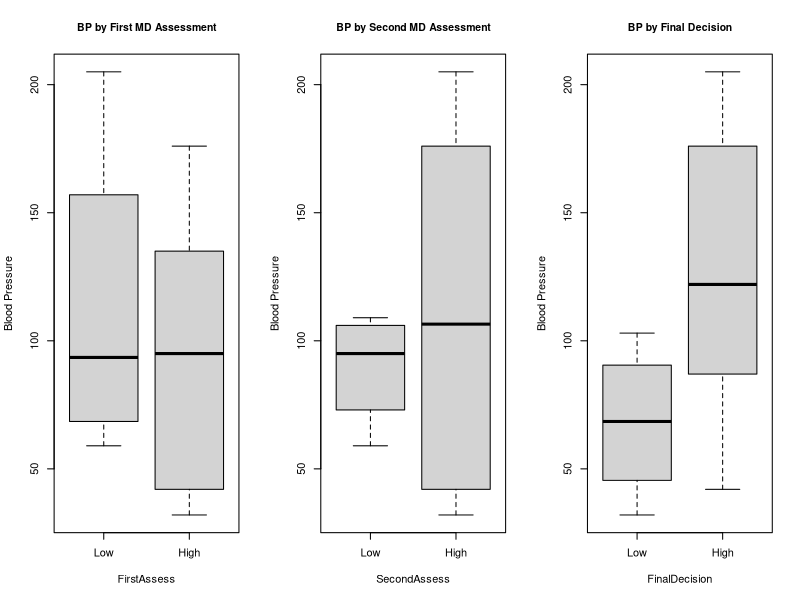
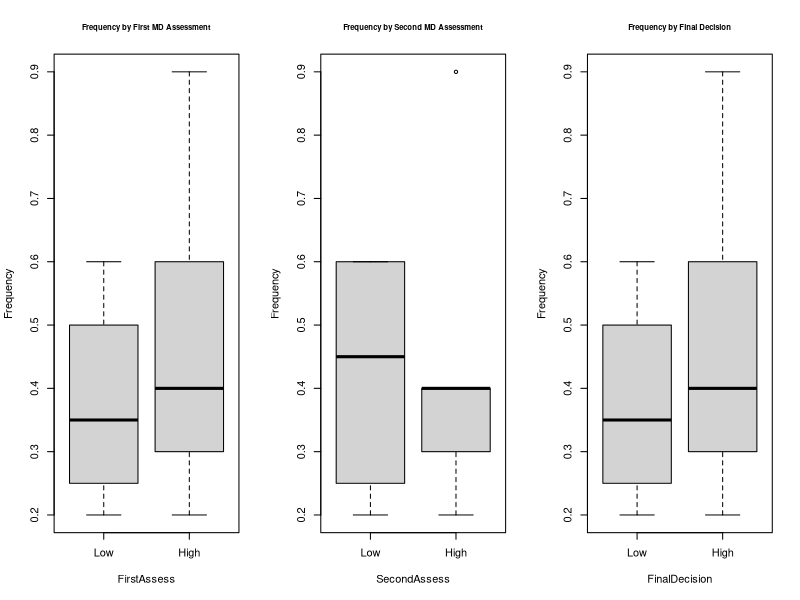
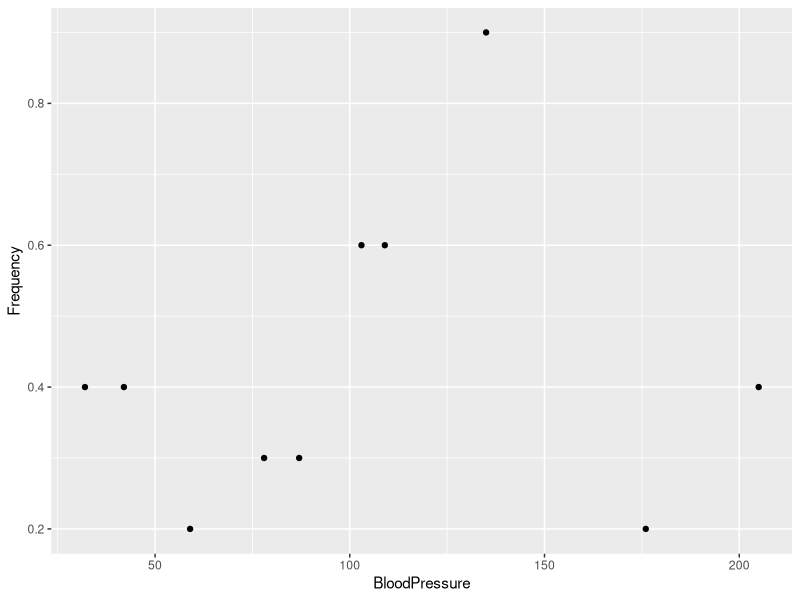
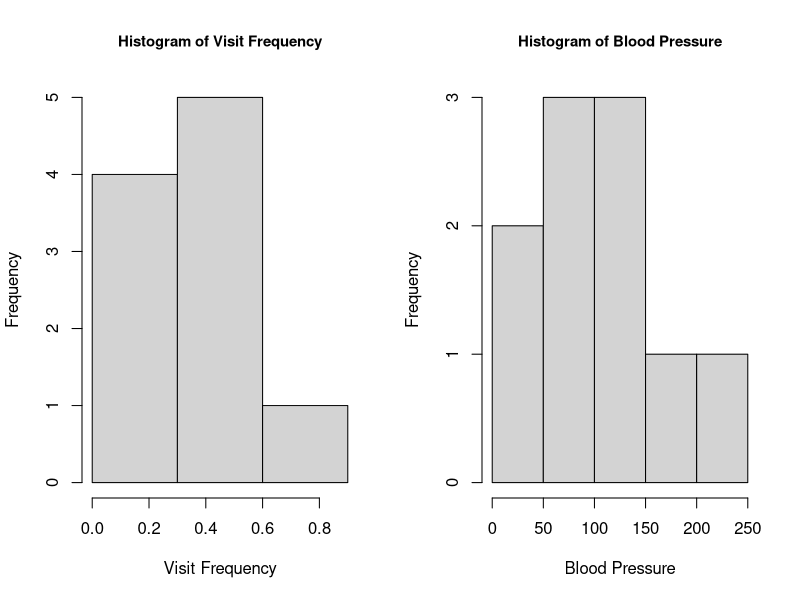
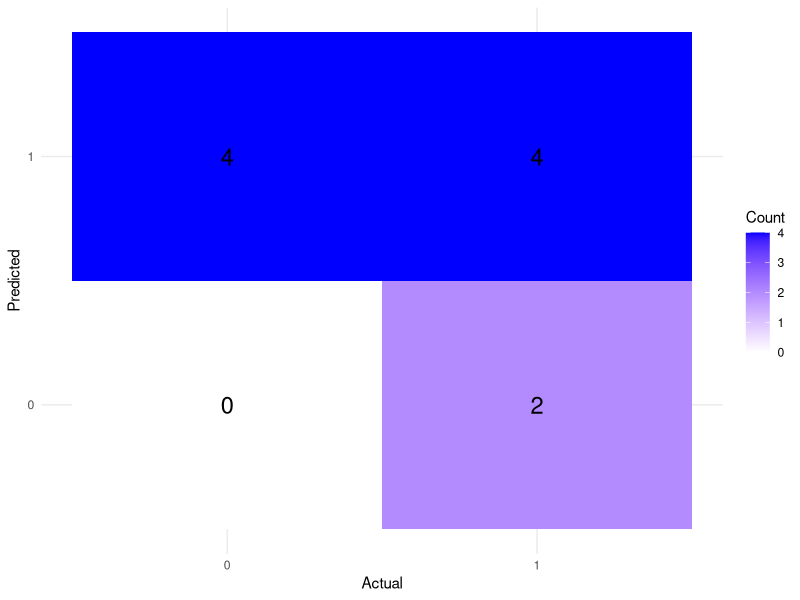
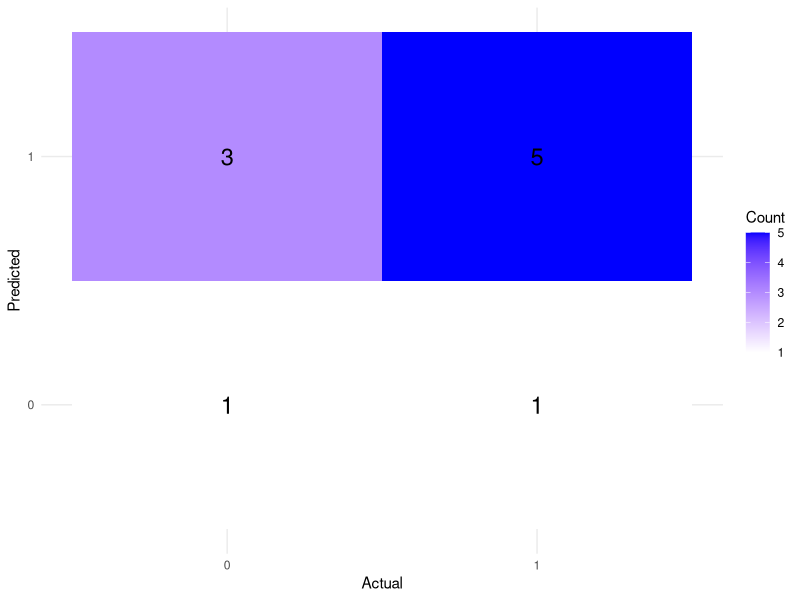

R code for these plots, in order:
## ---- chunk 1
library(ggplot2)
library(reshape2)
## ---- chunk 2
Frequency     <- c(0.6, 0.3, 0.4, 0.4, 0.2, 0.6, 0.3, 0.4, 0.9, 0.2)
BloodPressure <- c(103, 87, 32, 42, 59, 109, 78, 205, 135, 176)
FirstAssess   <- c(1, 1, 1, 1, 0, 0, 0, 0, NA, 1)    # good/low=0, bad/high=1
SecondAssess  <- c(0, 0, 1, 1, 0, 0, 1, 1, 1, 1)    # good/low=0, bad/high=1
FinalDecision <- c(0, 1, 0, 1, 0, 1, 0, 1, 1, 1)    # good/low=0, bad/high=1
## ---- chunk 3
FirstAssess[is.na(FirstAssess)] <- 1
FirstAssess
## ---- chunk 4
df_hosp <- data.frame(
  Frequency, BloodPressure, FirstAssess,
  SecondAssess, FinalDecision, stringsAsFactors = FALSE
)

## ---- chunk 5
summary(df_hosp)
## ---- chunk 6
par(mfrow = c(1,3))
boxplot(BloodPressure ~ FirstAssess,
        data = df_hosp,
        names = c("Low","High"),
        ylab = "Blood Pressure",
        main = "BP by First MD Assessment",
        cex.main = .95)
boxplot(BloodPressure ~ SecondAssess,
  data = df_hosp,
  names = c("Low","High"),
  ylab = "Blood Pressure",
  main = "BP by Second MD Assessment",
  cex.main = .95)
boxplot(
  BloodPressure ~ FinalDecision,
  data = df_hosp,
  names = c("Low","High"),
  ylab = "Blood Pressure",
  main = "BP by Final Decision",
  cex.main = .95)
## ---- chunk 7
par(mfrow = c(1,3))
boxplot(Frequency ~ FirstAssess,
        data = df_hosp,
        names = c("Low","High"),
        ylab = "Frequency",
        main = "Frequency by First MD Assessment",
        cex.main = .7)
boxplot(Frequency ~ SecondAssess,
  data = df_hosp,
  names = c("Low","High"),
  ylab = "Frequency",
  main = "Frequency by Second MD Assessment",
  cex.main = .7)
boxplot(
  Frequency ~ FinalDecision,
  data = df_hosp,
  names = c("Low","High"),
  ylab = "Frequency",
  main = "Frequency by Final Decision",
  cex.main = .7)
## ---- chunk 8
ggplot(data=df_hosp, aes(x=BloodPressure, y=Frequency)) + geom_point()
## ---- chunk 9
par(mfrow = c(1,2))
hist(
  df_hosp$Frequency,
  breaks = seq(0, 1, by = 0.3),
  xlab = "Visit Frequency",
  main = "Histogram of Visit Frequency",
  cex.main = .9
)

hist(
  df_hosp$BloodPressure,
  breaks = 5,
  xlab = "Blood Pressure",
  main = "Histogram of Blood Pressure",
  cex.main = .9
)
## ---- chunk 10
log_reg <- function(train, test){
  train_set <- train #first or second assessment
  test_set <- test #final decision
  
  log_model <- glm(train_set ~ BloodPressure + Frequency, data=df_hosp, family = "binomial") #logistic model (high or low) prediction based on blood pressure AND frequency
  predict_reg <- predict(log_model, type = "response")
  predict_reg <- as.data.frame(predict_reg)
  predict_reg <- round(unlist(predict_reg))
                       
  conf_matrix <- table(test, predict_reg)

  conf_matrix_melted <- as.data.frame(conf_matrix)
  colnames(conf_matrix_melted) <- c("Actual","Predicted","Count")

  conf_matrix_result <- ggplot(conf_matrix_melted, aes(x = Actual, y = Predicted, fill = Count)) +
    geom_tile() +
    geom_text(aes(label = Count), color = "black", size = 6) + 
    scale_fill_gradient(low = "white", high = "blue") +
    theme_minimal()
  return(conf_matrix_result)
}
## ---- chunk 11
first_train <- df_hosp$FirstAssess
test <- df_hosp$FinalDecision
log_reg(first_train, test)

## ---- chunk 12
second_train <- df_hosp$SecondAssess
log_reg(second_train, test)
